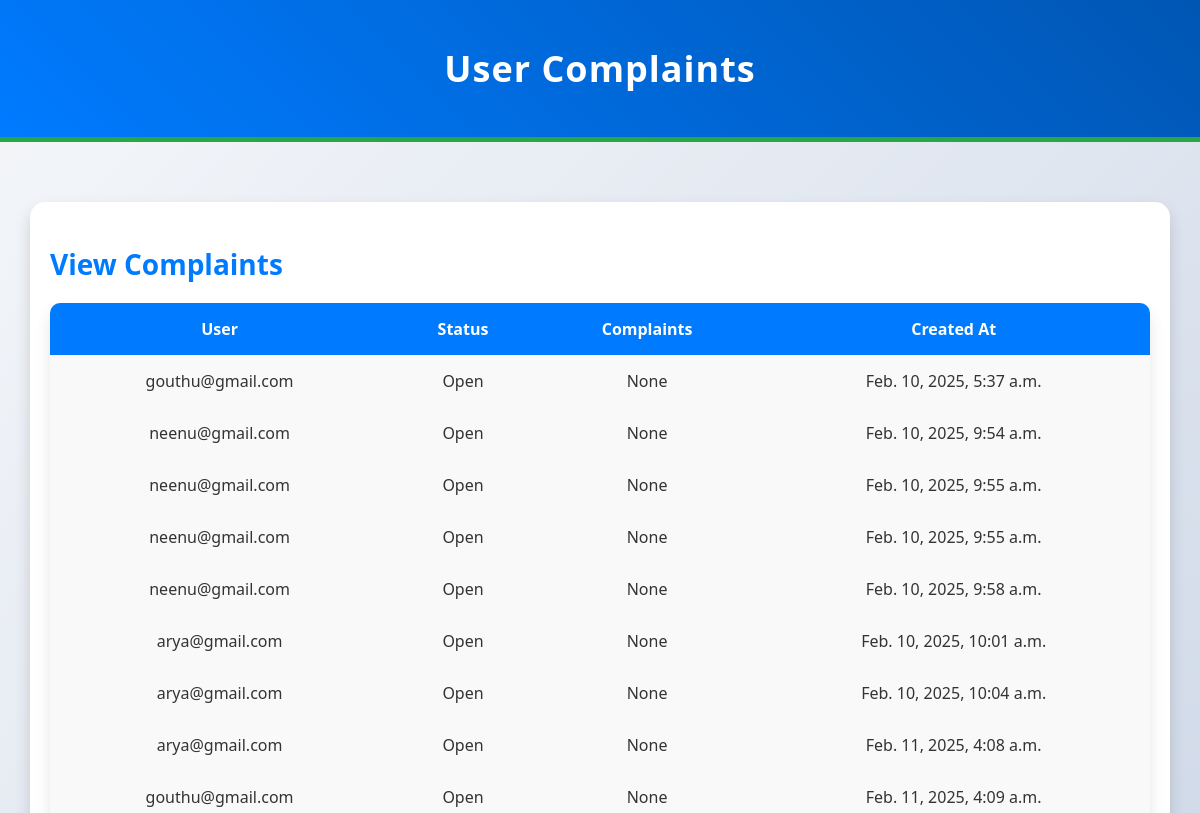
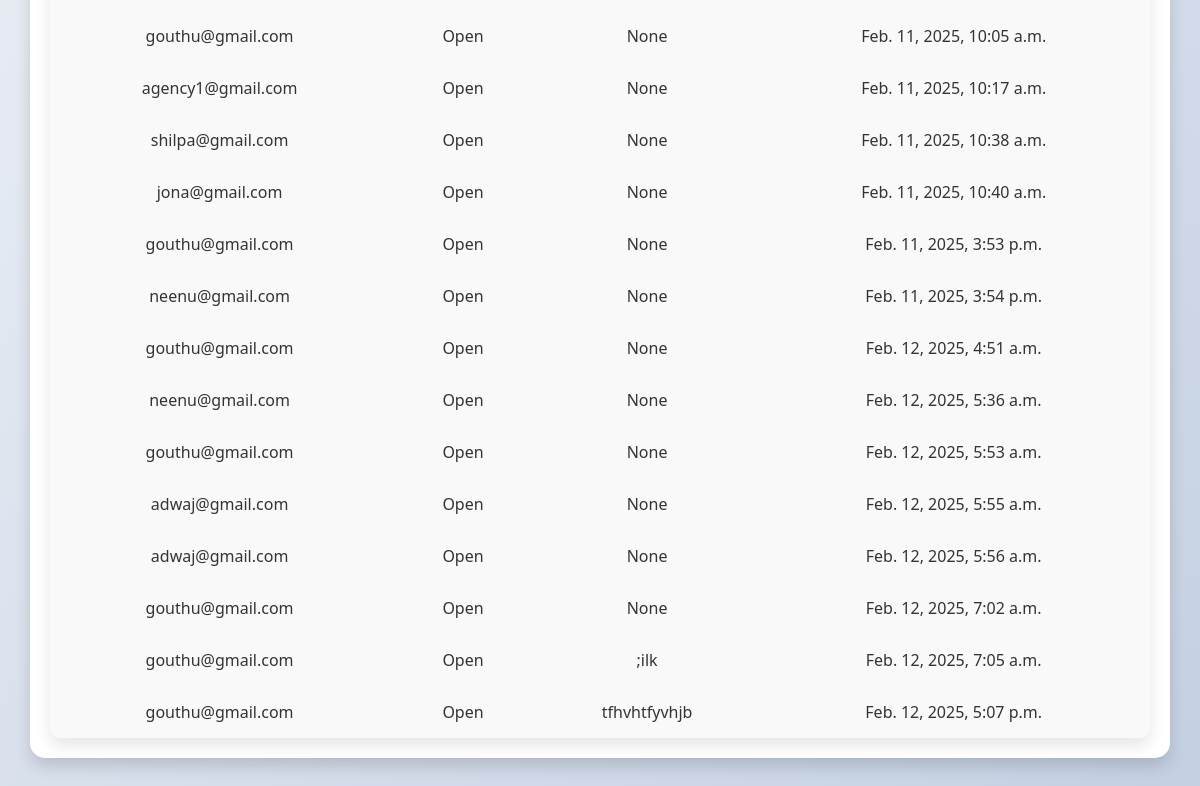
/reports, run on an earlier commit of the app's database (2 pictures, top to bottom).
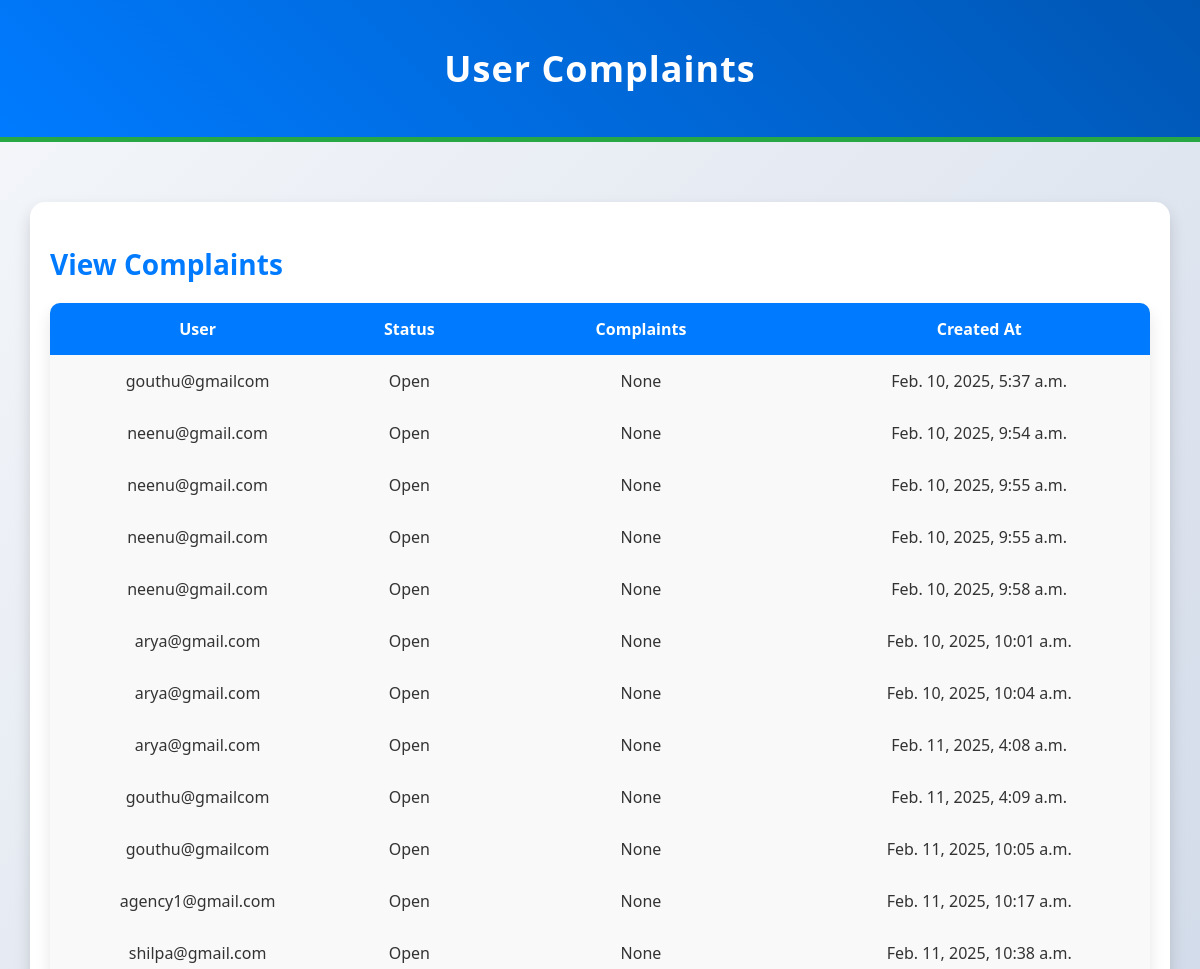
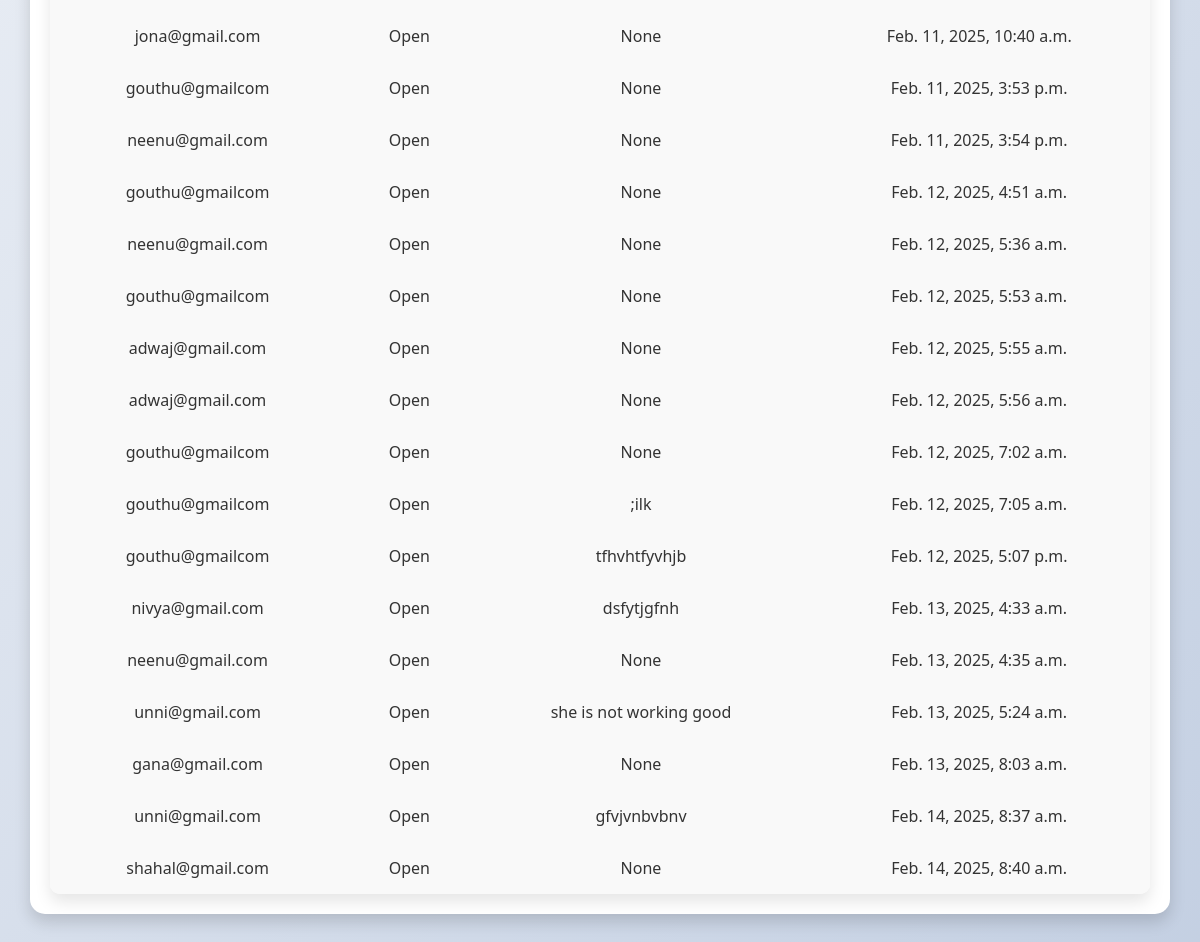
And on a later commit of the database (2 pictures, top to bottom).
### Bengali/models.py (models this page shows)
class UserComplaints(models.Model):
    STATUS_CHOICES = [
        ("Open", "Open"),
        ("In Progress", "In Progress"),
        ("Resolved", "Resolved"),
        ("Closed", "Closed"),
    ]
    user = models.ForeignKey( Profile,on_delete=models.CASCADE,null=True, blank=True)
    status = models.CharField(max_length=50, choices=STATUS_CHOICES, default="Open")
    created_at = models.DateTimeField(default=now, editable=False)
    name=models.CharField(max_length=255,null=True,blank=True)
    email=models.EmailField(null=True,blank=True)
    updated_at = models.DateTimeField(default=now)
    complaints=models.CharField(max_length=225,null=True,blank=True)

class Profile(AbstractUser):
    USERNAME_FIELD='email'
    REQUIRED_FIELDS=[]
    objects = CustomUserManager()
    username = models.CharField(max_length=150, blank=True, null=True)
    first_name = models.CharField(max_length=150, blank=True, null=True)
    last_name= models.CharField(max_length=150, blank=True, null=True)
    role = models.CharField(max_length=15,choices=RoleChoices.choices)
    email=models.EmailField(unique=True)
    phone=models.CharField(max_length=15, blank=True, null=True)
    age=models.IntegerField(blank=True, null=True)
    worker_approved=models.BooleanField(blank=True, null=True)
    groups = models.ManyToManyField(
        Group,
            related_name="profile_groups",  # Set unique related_name
            blank=True
        )
    user_permissions = models.ManyToManyField(
            Permission,
            related_name="profile_permissions",  # Set unique related_name
            blank=True
        )
    def __str__(self):
        return self.email

### Bengali/views.py (the view)
# urls.py: path('reports', views.reports, name='reports'),
def reports(request):
    complaints = UserComplaints.objects.all()  # Fetch all complaints from the database
    return render(request, 'reports.html', {'complaints': complaints})

### templates/reports.html (shortened to what this page needs)
<!DOCTYPE html>
<html lang="en">
<head>
</head>
<body>
    <header>
        <h1>User Complaints</h1>
    </header>
    <main>
        <section id="complaints">
            <h2>View  Complaints</h2>
            <table>
                <thead>
                    <tr>
                        <th>User</th>
                        <th>Status</th>
                        <th>Complaints</th>
                        <th>Created At</th>
                    </tr>
                </thead>
                <tbody>
                    {% for complaint in complaints %}
                    <tr>
                        <td>{{ complaint.user }}</td>
                        <td>{{ complaint.status }}</td>
                        <td>{{ complaint.complaints }}</td>
                        <td>{{ complaint.created_at }}</td>
                    </tr>
                    {% empty %}
                    <tr>
                        <td colspan="6">No complaints found.</td>
                    </tr>
                    {% endfor %}
                </tbody>
            </table>
        </section>
    </main>
</body>
</html>

What changed in the data, as far as the page shows it:
changed through a linked row, UserComplaints "Feb. 10, 2025, 5:37 a.m.": user "gouthu@gmail.com" → "gouthu@gmailcom"
changed through a linked row, UserComplaints "Feb. 11, 2025, 4:09 a.m.": user "gouthu@gmail.com" → "gouthu@gmailcom"
changed through a linked row, UserComplaints "Feb. 11, 2025, 10:05 a.m.": user "gouthu@gmail.com" → "gouthu@gmailcom"
changed through a linked row, UserComplaints "Feb. 11, 2025, 3:53 p.m.": user "gouthu@gmail.com" → "gouthu@gmailcom"
changed through a linked row, UserComplaints "Feb. 12, 2025, 4:51 a.m.": user "gouthu@gmail.com" → "gouthu@gmailcom"
changed through a linked row, UserComplaints "Feb. 12, 2025, 5:53 a.m.": user "gouthu@gmail.com" → "gouthu@gmailcom"
changed through a linked row, UserComplaints "Feb. 12, 2025, 7:02 a.m.": user "gouthu@gmail.com" → "gouthu@gmailcom"
changed through a linked row, UserComplaints ";ilk": user "gouthu@gmail.com" → "gouthu@gmailcom"
changed through a linked row, UserComplaints "tfhvhtfyvhjb": user "gouthu@gmail.com" → "gouthu@gmailcom"
added UserComplaints: user "nivya@gmail.com", status "Open", complaints "dsfytjgfnh", created_at "Feb. 13, 2025, 4:33 a.m."
added UserComplaints: user "neenu@gmail.com", status "Open", complaints "None", created_at "Feb. 13, 2025, 4:35 a.m."
added UserComplaints: user "unni@gmail.com", status "Open", complaints "she is not working good", created_at "Feb. 13, 2025, 5:24 a.m."
added UserComplaints: user "gana@gmail.com", status "Open", complaints "None", created_at "Feb. 13, 2025, 8:03 a.m."
added UserComplaints: user "unni@gmail.com", status "Open", complaints "gfvjvnbvbnv", created_at "Feb. 14, 2025, 8:37 a.m."
added UserComplaints: user "shahal@gmail.com", status "Open", complaints "None", created_at "Feb. 14, 2025, 8:40 a.m."
